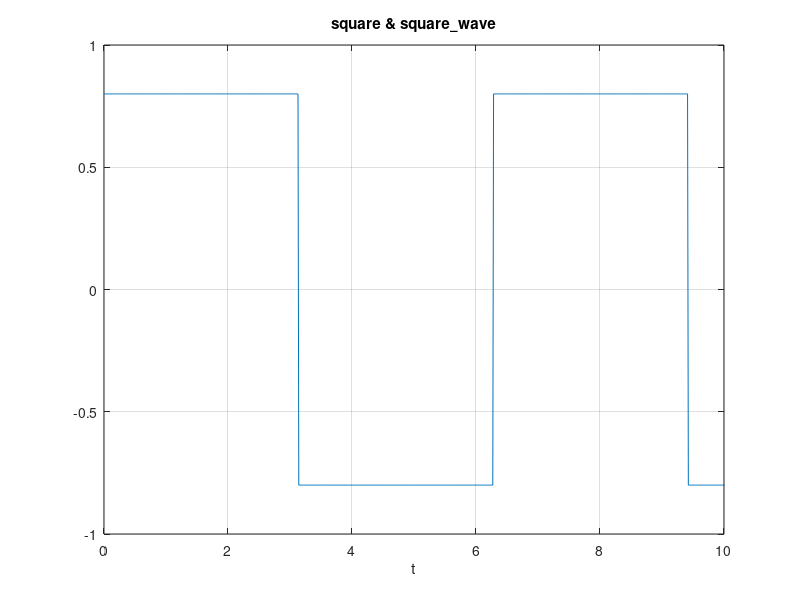

Recreate this plot in MATLAB. (Note: this script raises an error after producing the figure.)
A = 0.8; 
T = 2*pi;
t = 0:4*pi/1000:4*pi;
f = square(t,50)*A;
plot(t,f);hold on;
axis([0,10,-1,1]);
title('square & square\_wave');
xlabel('t');
ylabel(' ');
grid on;
wave = square_wave(200);
plot(t,wave);
legend('square()','square\_wave');